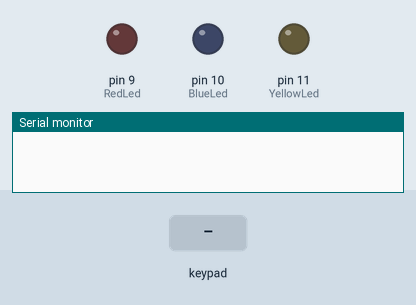
This sketch was run on a simulated Arduino Uno, built with avr-gcc and run on an emulated ATmega328P. Parts: output pins drawn as LEDs (lit = HIGH), the last lines printed to the serial monitor. The test bench sets the inputs (shaded band).

Above: at 1.2 s.
1.3 s: key '1' pressed
At 2.4 s:
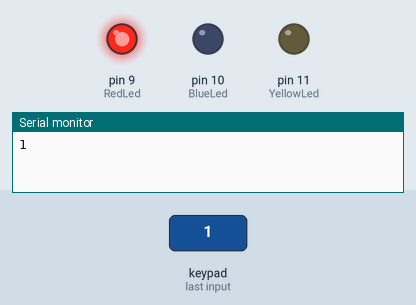
2.8 s: keypad keys 2 3 4 5 # pressed 0.4 s apart
At 4.8 s:
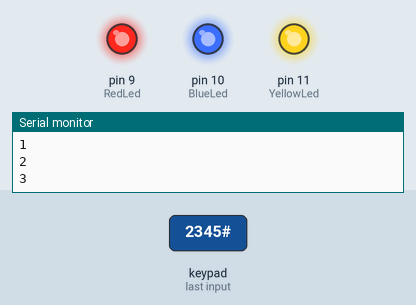
7.8 s: key '0' pressed
At 8.5 s:
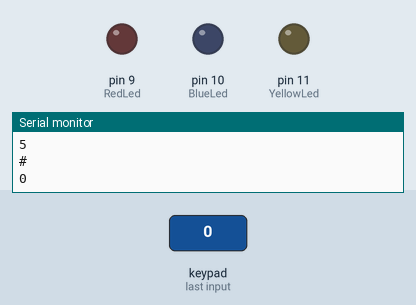
9.3 s: keypad keys 1 3 9 7 pressed 0.4 s apart
At 10.9 s:
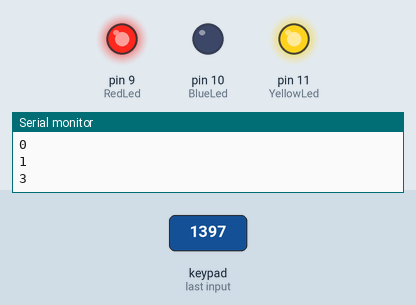
12.4 s: key '2' pressed
At 13.2 s:
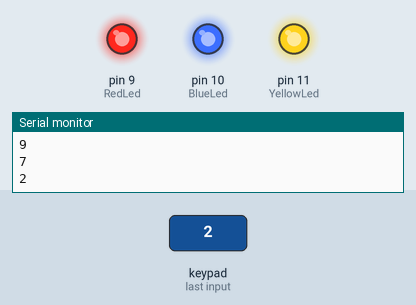
Timing chart, 0 to 14.9 s (numbered marks = the images above; inputs shaded):
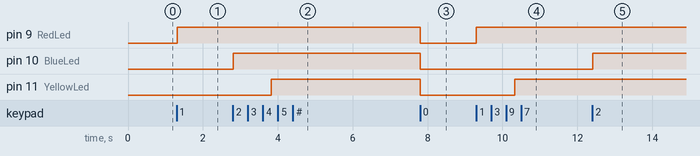

Measured:
- after the input at 1.3 s, pin 9 (RedLed): LOW → HIGH at once
- after the input at 2.8 s, pin 10 (BlueLed): LOW → HIGH at once; pin 11 (YellowLed): LOW → HIGH after 1.0 s
- after the input at 7.8 s, pin 9 (RedLed), pin 10 (BlueLed), pin 11 (YellowLed): HIGH → LOW at once
- after the input at 9.3 s, pin 9 (RedLed): LOW → HIGH at once; pin 11 (YellowLed): LOW → HIGH after 1.0 s
- after the input at 12.4 s, pin 10 (BlueLed): LOW → HIGH at once

The sketch:

04_08_Keypad_LEDs.ino
```cpp
// this program is turn on LEDS with keypad
#include <Keypad.h>

const int RedLed=9;
const int BlueLed=10;
const int YellowLed=11;

const byte ROWS = 4; //four rows
const byte COLS = 3; //three columns
char keys[ROWS][COLS] = {
  {'1','2','3'},
  {'4','5','6'},
  {'7','8','9'},
  {'*','0','#'}
};
byte rowPins[ROWS] = {2,3,4,5}; //connect to the row pinouts of the keypad
byte colPins[COLS] = {6,7,8}; //connect to the column pinouts of the keypad

Keypad keypad = Keypad( makeKeymap(keys), rowPins, colPins, ROWS, COLS );

void setup(){
  Serial.begin(9600);

  pinMode(RedLed,OUTPUT);
  pinMode(BlueLed,OUTPUT);
  pinMode(YellowLed,OUTPUT);
}

void loop(){
  char key = keypad.getKey();

  if (key){
    Serial.println(key);

    switch(key)
    {
      case '1':
      digitalWrite(RedLed,HIGH);
      delay(1000);
      break;

      case '2':
      digitalWrite(BlueLed,HIGH);
      delay(1000);
      break;

      case '3':
      digitalWrite(YellowLed,HIGH);
      delay(1000);
      break;

      case '0': //TURN OFF ALL LEDS
      digitalWrite(RedLed,LOW);
      digitalWrite(BlueLed,LOW);
      digitalWrite(YellowLed,LOW);
      delay(1000);
      break;

    }
  }
}
```
